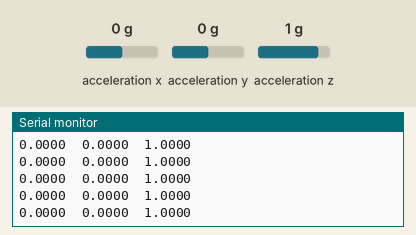
Recording of a sketch running on a simulated Arduino Uno, built with avr-gcc and run on an emulated ATmega328P. Parts: the last lines printed to the serial monitor. Wiring (inferred from the names in the program): MMA8452 accelerometer at I2C address 0x1D. The test bench sets the inputs (shaded band); at power-on: acceleration x 0 g, acceleration y 0 g, acceleration z 1 g.

Above: at 3.3 s.
3.4 s: acceleration x set to -0.2 g
At 4.2 s:
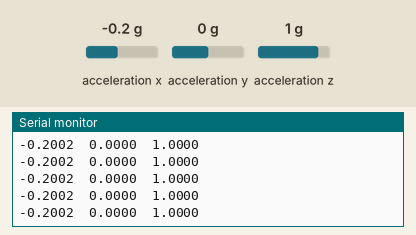
6.4 s: acceleration y set to -0.2 g
At 7.4 s:
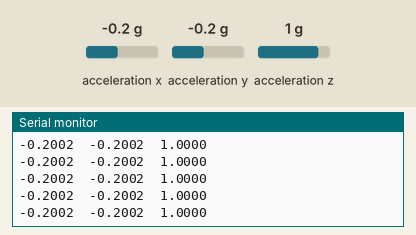
7.9 s: acceleration z set to 0.1 g
At 9.0 s:
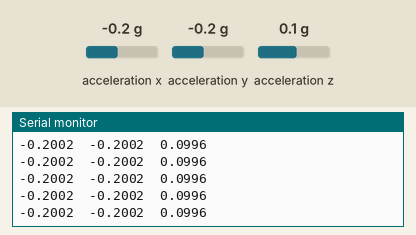
10.9 s: acceleration z set to -0.2 g
At 11.5 s:
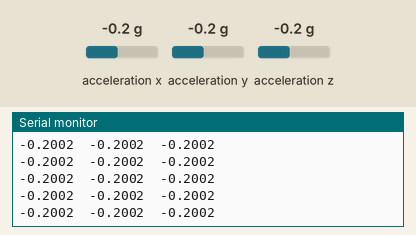
Timing chart, 0 to 13.4 s (numbered marks = the images above; inputs shaded):
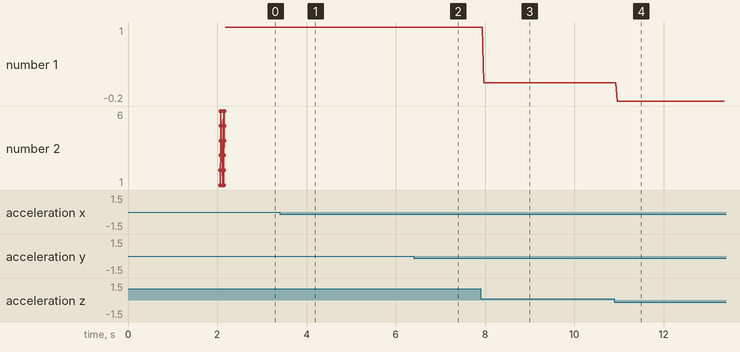

The sketch:

accelerometer.ino
```cpp
// (licence header left out)
#include <Wire.h> // Used for I2C

// The SparkFun breakout board defaults to 1, set to 0 if SA0 jumper on the bottom of the board is set
#define MMA8452_ADDRESS 0x1D  // 0x1D if SA0 is high, 0x1C if low

//Define a few of the registers that we will be accessing on the MMA8452
#define OUT_X_MSB 0x01
#define XYZ_DATA_CFG  0x0E
#define WHO_AM_I   0x0D
#define CTRL_REG1  0x2A

#define GSCALE 2 // Sets full-scale range to +/-2, 4, or 8g. Used to calc real g values.

void setup()
{
  Serial.begin(9600);
  delay(2000); //just for seeing the message (b/c otherwise by the time you open serial the message is gone)
  Serial.println("MMA8452 Basic Example");

  Wire.begin(); //Join the bus as a master
  Serial.println("Mission WIRE COMPLETE!");
  initMMA8452(); //Test and intialize the MMA8452
  Serial.println("Init done");
}

void loop()
{
  int accelCount[3];  // Stores the 12-bit signed value
  readAccelData(accelCount);  // Read the x/y/z adc values

  // Now we'll calculate the accleration value into actual g's
  float accelG[3];  // Stores the real accel value in g's
  for (int i = 0 ; i < 3 ; i++)
  {
    accelG[i] = (float) accelCount[i] / ((1<<12)/(2*GSCALE));  // get actual g value, this depends on scale being set
  }

  // Print out values
  for (int i = 0 ; i < 3 ; i++)
  {
    Serial.print(accelG[i], 4);  // Print g values
    Serial.print("\t");  // tabs in between axes
  }
  Serial.println();

  delay(10);  // Delay here for visibility
}

void readAccelData(int *destination)
{
  byte rawData[6];  // x/y/z accel register data stored here

  readRegisters(OUT_X_MSB, 6, rawData);  // Read the six raw data registers into data array

  // Loop to calculate 12-bit ADC and g value for each axis
  for(int i = 0; i < 3 ; i++)
  {
    int gCount = (rawData[i*2] << 8) | rawData[(i*2)+1];  //Combine the two 8 bit registers into one 12-bit number
    gCount >>= 4; //The registers are left align, here we right align the 12-bit integer

    // If the number is negative, we have to make it so manually (no 12-bit data type)
    if (rawData[i*2] > 0x7F)
    {
      gCount = ~gCount + 1;
      gCount *= -1;  // Transform into negative 2's complement #
    }

    destination[i] = gCount; //Record this gCount into the 3 int array
  }
}

// Initialize the MMA8452 registers
// See the many application notes for more info on setting all of these registers:
// http://www.freescale.com/webapp/sps/site/prod_summary.jsp?code=MMA8452Q
void initMMA8452() {
  Serial.println("c the accel yet?");
  byte c = readRegister(WHO_AM_I);  // Read WHO_AM_I register
  Serial.println("Who am I...?");
  if (c == 0x2A) { // WHO_AM_I should always be 0x2A
    Serial.println("MMA8452Q is online...");
  }
  else {
    Serial.print("Could not connect to MMA8452Q: 0x");
    Serial.println(c, HEX);
    while(1) ; // Loop forever if communication doesn't happen
  }

  MMA8452Standby();  // Must be in standby to change registers

  // Set up the full scale range to 2, 4, or 8g.
  byte fsr = GSCALE;
  if(fsr > 8) fsr = 8; //Easy error check
  fsr >>= 2; // Neat trick, see page 22. 00 = 2G, 01 = 4A, 10 = 8G
  writeRegister(XYZ_DATA_CFG, fsr);

  //The default data rate is 800Hz and we don't modify it in this example code

  MMA8452Active();  // Set to active to start reading
}

// Sets the MMA8452 to standby mode. It must be in standby to change most register settings
void MMA8452Standby() {
  byte c = readRegister(CTRL_REG1);
  writeRegister(CTRL_REG1, c & ~(0x01)); //Clear the active bit to go into standby
}

// Sets the MMA8452 to active mode. Needs to be in this mode to output data
void MMA8452Active() {
  byte c = readRegister(CTRL_REG1);
  writeRegister(CTRL_REG1, c | 0x01); //Set the active bit to begin detection
}

// Read bytesToRead sequentially, starting at addressToRead into the dest byte array
void readRegisters(byte addressToRead, int bytesToRead, byte * dest) {
  Wire.beginTransmission(MMA8452_ADDRESS);
  Wire.write(addressToRead);
  Wire.endTransmission(false); //endTransmission but keep the connection active

  Wire.requestFrom(MMA8452_ADDRESS, bytesToRead); //Ask for bytes, once done, bus is released by default

  while(Wire.available() < bytesToRead); //Hang out until we get the # of bytes we expect

  for(int x = 0 ; x < bytesToRead ; x++)
    dest[x] = Wire.read();
}

// Read a single byte from addressToRead and return it as a byte
byte readRegister(byte addressToRead) {
    Serial.println("1");
  Wire.beginTransmission(MMA8452_ADDRESS);
    Serial.println("2");
  Wire.write(addressToRead);
    Serial.println("3");
  Wire.endTransmission(false); //endTransmission but keep the connection active
    Serial.println("4");
  Wire.requestFrom(MMA8452_ADDRESS, 1); //Ask for 1 byte, once done, bus is released by default
    Serial.println("5");
  while(!Wire.available()) ; //Wait for the data to come back
    Serial.println("6");
  return Wire.read(); //Return this one byte
    Serial.println("7");
}

// Writes a single byte (dataToWrite) into addressToWrite
void writeRegister(byte addressToWrite, byte dataToWrite) {
  Wire.beginTransmission(MMA8452_ADDRESS);
  Wire.write(addressToWrite);
  Wire.write(dataToWrite);
  Wire.endTransmission(); //Stop transmitting
}
```

Measured:
- after the input at 3.4 s, the serial monitor: prints a new line after 0.07 s (image 1)
- after the input at 6.4 s, the serial monitor: prints a new line after 0.06 s (image 2)
- after the input at 7.9 s, the serial monitor: prints a new line after 0.07 s (image 3)
- after the input at 10.9 s, the serial monitor: prints a new line after 0.06 s (image 4)
- plotted number 1: 1 → 0.1 after the input at 7.9 s
